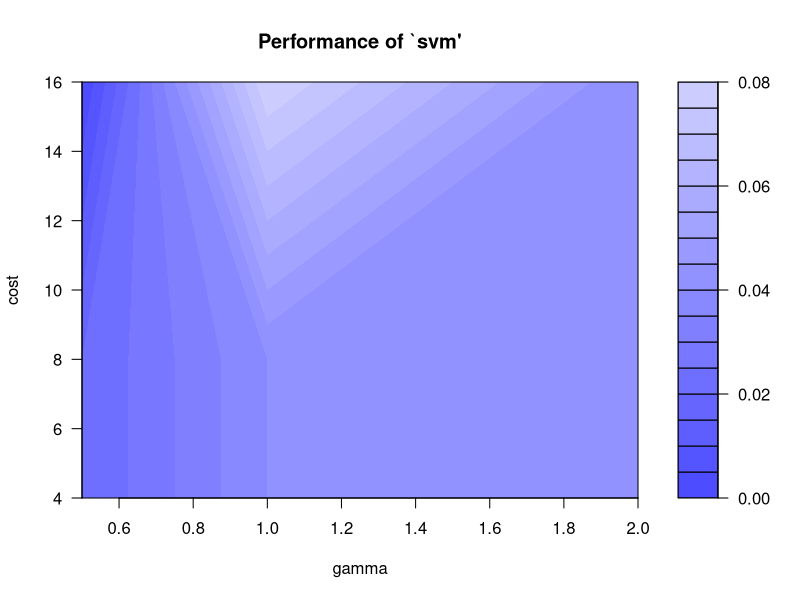
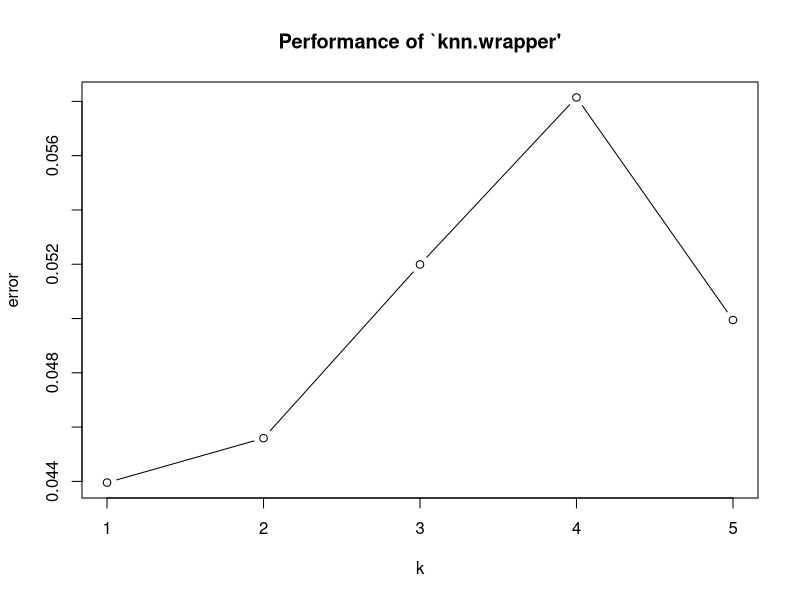
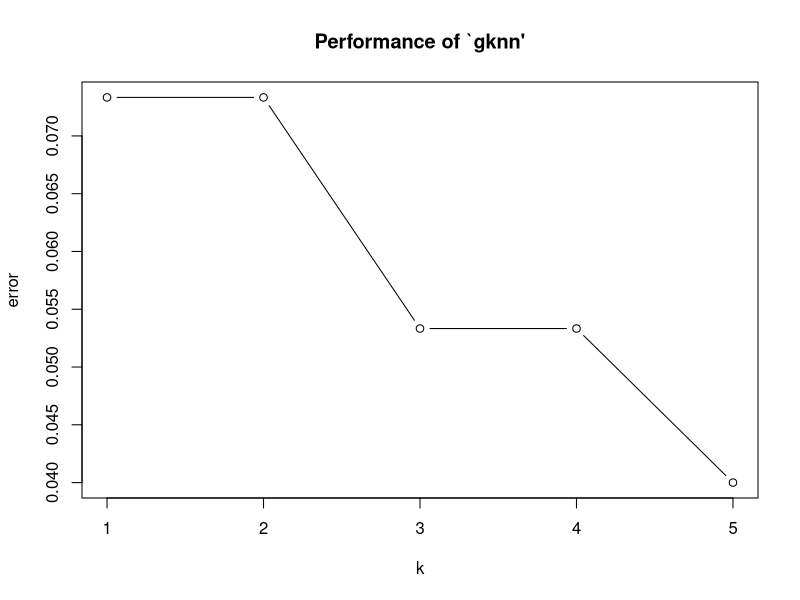
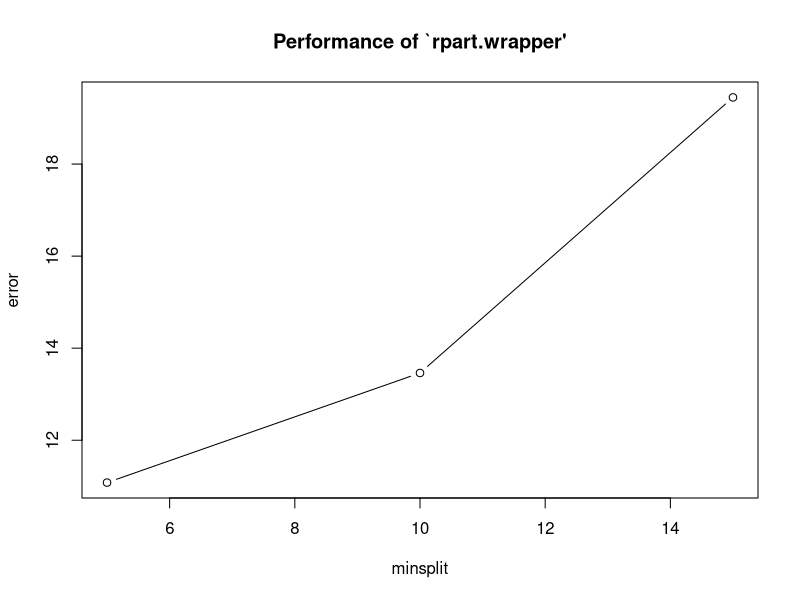

Reproduce these figures in R, in order.
# r2py crawler metadata
# package: e1071
# source_type: rd_example
# topic: tune.Rd
# source_file: C:\Users\bened\AppData\Local\R\win-library\4.5\e1071\help
# lines: 39

suppressPackageStartupMessages(library(e1071))
data(iris)
  ## tune `svm' for classification with RBF-kernel (default in svm),
  ## using one split for training/validation set
  
  obj <- tune(svm, Species~., data = iris, 
              ranges = list(gamma = 2^(-1:1), cost = 2^(2:4)),
              tunecontrol = tune.control(sampling = "fix")
             )

  ## alternatively:
  ## obj <- tune.svm(Species~., data = iris, gamma = 2^(-1:1), cost = 2^(2:4))

  summary(obj)
  plot(obj)

  ## tune `knn' using a convenience function; this time with the
  ## conventional interface and bootstrap sampling:
  x <- iris[,-5]
  y <- iris[,5]
  obj2 <- tune.knn(x, y, k = 1:5, tunecontrol = tune.control(sampling = "boot"))
  summary(obj2)
  plot(obj2)

  ## tune `gknn' using the formula interface.
  ## (Use Euclidean distances instead of Gower metric)
  obj3 <- tune.gknn(Species ~ ., data = iris, k = 1:5, method = "Euclidean")
  summary(obj3)
  plot(obj3)
  

  ## tune `rpart' for regression, using 10-fold cross validation (default)
  data(mtcars)
  obj4 <- tune.rpart(mpg~., data = mtcars, minsplit = c(5,10,15))
  summary(obj4)
  plot(obj4)

  ## simple error estimation for lm using 10-fold cross validation
  tune(lm, mpg~., data = mtcars)
